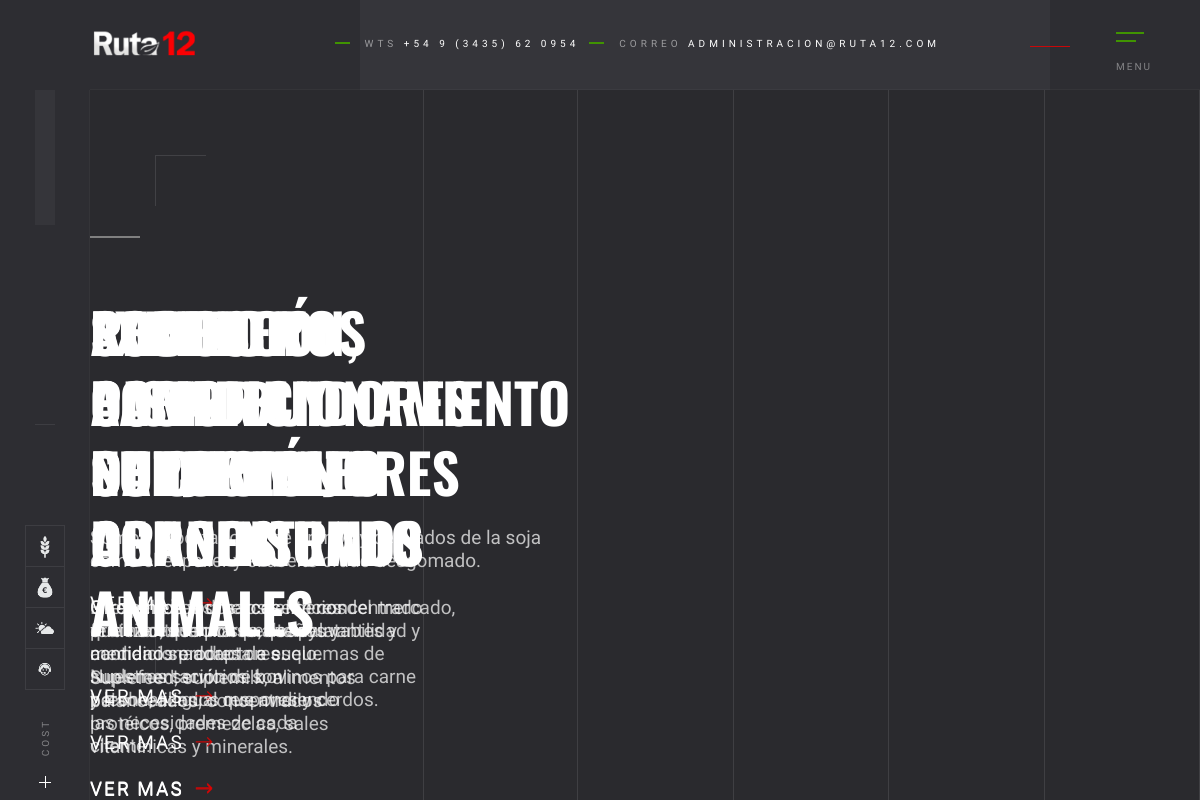
/theside/index.php, run on the app's committed database.
### tables this page shows
CREATE TABLE `sliders` (
  `id` int(11) NOT NULL,
  `title` varchar(300) NOT NULL,
  `introduction` varchar(1000) NOT NULL,
  `link` varchar(1000) NOT NULL,
  `file_path` varchar(300) NOT NULL,
  `subtitle` varchar(300) NOT NULL,
  `position` int(11) NOT NULL
);

### theside/php/repositories/SliderRepository.php (called while the page is built, shortened)
<?php
require_once __DIR__. "/../clases/Slider.php";
require_once __DIR__. "/../repositories/BaseRepository.php";
class SliderRepository extends BaseRepository{
    public function __construct() {
        $this->table = "sliders";
    }
    public function find($id) {
        $slider = $this->baseFind($id);
        $sliderObject = new Slider();
        $sliderObject->setId($slider['id']);
        $sliderObject->setPosition($slider['position']);
        $sliderObject->setTitle($slider['title']);
        $sliderObject->setSubTitle($slider['subtitle']);
        $sliderObject->setIntroduction($slider['introduction']);
        $sliderObject->setLink($slider['link']);
        $sliderObject->setFilePath($slider['file_path']);
        return $sliderObject;
    }
    public function ordenarArray($slidersObjects) {
        function ordSliders($sliderObject1 , $sliderObject2) {
            return ($sliderObject1->getPosition() < $sliderObject2->getPosition()) ? -1 : 1;
        }
        usort($slidersObjects , 'ordSliders');
        return $slidersObjects;
    }
}

### theside/php/repositories/BaseRepository.php (called while the page is built, shortened)
<?php
class BaseRepository {
    protected $table;
    public function findAll($order = NULL) {
        $mysql = new Mysql();
        $mysqli = $mysql->connect();
        if(empty($order))
        $sql = "SELECT id FROM $this->table";
        else $sql = "SELECT id FROM $this->table ORDER BY $order DESC";
        $stmt = $mysqli->prepare($sql);
        $stmt->execute();
        $result = $stmt->get_result();
        $resultObject = [];
        while($resultFetch = $result->fetch_assoc()) {
            $resultObject[] = $this->find($resultFetch['id']);
        }
        return $resultObject;
    }
    public function baseFind($id) {
        $mysql = new Mysql();
        $mysqli = $mysql->connect();
        $sql = "SELECT * FROM $this->table WHERE id = ?";
        $stmt = $mysqli->prepare($sql);
        $stmt->bind_param("i",$id);
        $stmt->execute();
        $result = $stmt->get_result();
        $resultFetch = $result->fetch_assoc();
        return $resultFetch;
    }
}

### theside/php/clases/Slider.php (called while the page is built, shortened)
<?php
class Slider {
    private $position;
    private $title;
    private $subtitle;
    private $link;
    private $filePath;
    public function setPosition($newPosition) {
        $this->position = $newPosition;
    }
    public function getPosition() {
        return $this->position;
    }
    public function setTitle($newTitle) {
        $this->title = $newTitle;
    }
    public function getTitle() {
        return $this->title;
    }
    public function setSubTitle($newSubTitle) {
        $this->subtitle = $newSubTitle;
    }
    public function getSubTitle() {
        return $this->subtitle;
    }
    public function setLink($newLink) {
        $this->link = $newLink;
    }
    public function getLink() {
        return $this->link;
    }
    public function setFilePath($filePath) {
        $this->filePath = $filePath;
    }
    public function getFilePath() {
        return $this->filePath;
    }
}

### theside/php/services/FileUploader.php (called while the page is built, shortened)
<?php
class FileUploader {
    public function isImage($path) {
        $mime = mime_content_type($path);
        return strstr($mime , 'image/');
    }
}

### theside/index.php (the view, shortened to what this page needs)
<?php
require_once __DIR__ . "/php/repositories/SliderRepository.php";
require_once __DIR__ . "/php/services/FileUploader.php";
$fileUploader = new FileUploader();
$sliderRepository = new SliderRepository();
$sliders = $sliderRepository->findAll();
$sliders = $sliderRepository->ordenarArray($sliders);
?>
<!DOCTYPE HTML>
<html lang="en">
    <head>
        <link type="text/css" rel="stylesheet" href="css/reset.css">
        <link type="text/css" rel="stylesheet" href="css/plugins.css">
        <link type="text/css" rel="stylesheet" href="css/style.css">
        <link type="text/css" rel="stylesheet" href="css/color.css">
        <link type="text/css" rel="stylesheet" href="css/personal.css">
    </head>
    <body>
        <div id="main">
            <header class="main-header">
                <a href="index.php" class="header-logo "><img src="images/logo.png" alt=""></a>
                <div class="nav-button-wrap">
                    <div class="nav-button">
                        <span  class="nos"></span>
                        <span class="ncs"></span>
                        <div class="menu-button-text">Menu</div>
                    </div>
                </div>
                <div class="header-contacts">
                    <ul>
                        <li><span> WTS </span> <a href="https://api.whatsapp.com/send?phone=5493435620954&text=Buenas, estoy necesitado asesoramiento">+54 9 (3435) 62 0954</a></li>
                        <li><span> CORREO </span> <a target="_blank" href="https://mail.google.com/mail/?view=cm&fs=1&to=administracion@ruta12.com">ADMINISTRACION@RUTA12.COM</a></li>
                    </ul>
                </div>
            </header>
            <div class="left-panel">
                <div class="horizonral-subtitle"><span><strong></strong></span></div>
                <div class="left-panel_social">
                <ul id="parent-list">
                    <li id="a"><img src="images/iconos/cereal-gris.png" class="iconoslateral" ></li>
                    <li id="b"><img src="images/iconos/moneda-gris.png" class="iconoslateral"></li>
                    <li id="c"><img src="images/iconos/clima-gris.png" class="iconoslateral"></li>
                    <li id="d"><img src="images/iconos/atencion-gris.png" class="iconoslateral"></li>
                    </ul>
                </div>
            </div>
            <div class="share-button">
                <span>COST</span>
            </div>
            <div id="wrapper">
                <div class="content-holder" data-pagetitle="Hernández - Entre Ríos">
                    <div class="content full-height hidden-item home-half-slider">
                            <?php
                                require_once __DIR__ . "/cotizacion_table.php";
                            ?>
                        <div class="hero-canvas-wrap">
                            <div class="dots gallery__dots" data-dots=""></div>
                        </div>
                        <div class="hero-slider-wrap fl-wrap full-height">
                            <div class="hero-slider fs-gallery-wrap fl-wrap full-height">
                                <div class="swiper-container">
                                    <div class="swiper-wrapper" >
                                        <?php
                                        foreach ($sliders as $slider) {
                                        ?>
                                        <div class="swiper-slide">
                                            <div class="half-hero-wrap">
                                                <h1 style="color: #FFFFFF"><?=$slider->getTitle();?></h1>
                                                <h4 style="font-size: 19px;"><?=$slider->getSubtitle();?></h4>
                                                <div class="clearfix"></div>
                                                <a href="<?=$slider->getLink();?>" class="half-hero-wrap_link buttom_link" style="font-size:19px">VER MAS<i class="fal fa-long-arrow-right"></i></a>
                                            </div>
                                        </div>
                                        <?php
                                        }
                                        ?>
                                    </div>
                                </div>
                            </div>
                        </div>
                        <div class="hero-slider-img hero-slider-wrap_halftwo">
                         <div class="sec-lines"></div>
                            <div class="swiper-container">
                                <div class="swiper-wrapper" >
                                    <?php
                                    foreach ($sliders as $slider) {
                                    ?>
                                    <div class="swiper-slide">
                                        <?php
                                        $path = $slider->getFilePath();
                                        if($fileUploader->isImage($path)){
                                        ?>
                                        <div class="bg"  data-bg="<?=$path;?>"></div>
                                        <div class="overlay"></div>
                                        <?php
                                        }
                                        else {
                                        ?>
                                        <video class="bg" autoplay loop muted style="width:100%; ">
                                        <source src="<?=$path;?>" autoplay>
                                        </video>
                                        <?php
                                        }
                                        ?>
                                    </div>
                                    <?php
                                    }
                                    ?>
                                </div>
                            </div>
                        </div>
                    </div>
                </div>
            </div>
        </div>
    </body>
</html>

### theside/cotizacion_table.php (shortened to what this page needs)
<link rel="stylesheet" href="css/personal.css">

### theside/css/color.css (style rules this page uses)
.color-bg , .nav-holder nav li a:before , .hero-slider_control:before , .nav-button span , .header-contacts li:before , .loader span:after , .hs_init .swiper-scrollbar-drag , .fc_button:hover , .footer_text:before , .share-icon:after , .share-button:before , .share-button:after , .accordion a.toggle span:before, .accordion a.toggle span:after , .grid-det_link:before , .hero-start-link:after , .hero-section .section-title h2:before, .team-social:before , .inline-facts-wrap h6:before , .piechart-holder h4:before , .split-sceen-content_title:before , .order-wrap_inner h3:before, .scroll-link:before , .inline-facts-wrap h6:before , .tc-pagination .swiper-pagination-bullet.swiper-pagination-bullet-active , .fixed-column-wrap_title h2:before , .pagination a.current-page , .serv-text:before , .hero-title .section-title h2:before , .folio-counter div.all-album:before , .inline-filter-panel .gallery-filters a.gallery-filter-active:after , .order-wrap a:hover , .round-counter div.all-album:before , .ajaxPageSwitchBacklink:before , .error-wrap form .search-submit , .fixed-filter-panel.fw-panel:after , .share-button span:before , .custom-skillbar { background:#409301; }
.lang-links a:hover , .gallery-filters a.gallery-filter-active , .fw_cb , .content-nav li a.ln i , .content-nav li a.rn i , .box-media-zoom , .subcribe-form .subscribe-button i , .pr-list li a , .pr-tags ul li a , .share-icon:hover , .close-share-btn i , .tabs-menu li.selectedLava a , .video-box-btn , .pr-view i , .fixed-column-top , .to-top-btn:hover , .subcribe-form .subscribe-button:hover , .flat-project_title_link:hover , .grid-det_link i , .grid-det_category a , .team-social li a , .text-carousel .swiper-slide-active .text-carousel-item:before , .text-carousel .swiper-slide-active .text-carousel-item:after , .column-wrap-media_btn:hover i , .leaflet-container a.leaflet-popup-close-button , .leaflet-touch .leaflet-bar a , .cont-det-wrap li a , .parallax-header span , .parallax-header a:hover , .serv-price-wrap span , .fet_pr-carousel-box-media-zoom , .section-title_category a:hover , .hero-start-link a:hover i , .ms_title-start i , .hero-title .section-title h2 span , .section-title_category span , #submit_btn:hover , .show-info:hover span , .half-hero-wrap_link i , .carousel-title-wrap h2 a i , .error-wrap .err-btn i , .pr-list.pr-list-color li { color:#409301; }
.nav-button-wrap:before, .color-barra, .lang-links:before, .progress-bar, .scroller,.color-mail, .hero-section .section-title h2:before, .ss-slider-pagination .swiper-pagination-bullet.swiper-pagination-bullet-active, .list-folio_nav:before , .list-folio_nav:after, .ss-slider-pagination-a .swiper-pagination-bullet.swiper-pagination-bullet-active, .ss-slider-pagination-b .swiper-pagination-bullet.swiper-pagination-bullet-active, .ss-slider-pagination-c .swiper-pagination-bullet.swiper-pagination-bullet-active { background: #e40202db; }
.swiper-counter div#total:before, .half-hero-wrap h1:before { background: grey; }
.share-button:before, .share-button:after { background: white; }

### theside/css/personal.css (style rules this page uses)
.buttom_link { font-size: 22px; }

### data on the page
sliders: title "ACOPIO Y ACONDICIONAMIENTO DE CEREALES", subtitle "Somos exportadores de granos y derivados de la soja como el expeller y el aceite crudo desgomado."
sliders: title "RECEPCIÓN, COMPRA Y CANJE DE GRANOS", subtitle "Ofrecemos todos los servicios que necesitan los pequeños y medianos productores. Nuestros servicios son personalizados respondiendo las necesidades de cada cliente."
sliders: title "SOMOS DISTRIBUIDORES DE LOS MEJORES AGROINSUMOS", subtitle "Ofrecemos las marcas líderes del mercado, fertilizantes foliares, coadyuvantes y acondicionadores de suelo."
sliders: title "PRODUCTOS PARA NUTRICIÓN DE ANIMALES", subtitle "Suplefeed, suplemilk, alimentos balanceados, concentrados protéicos, premezclas, sales vitamínicas y minerales."
sliders: title "EXPELLER COMO SUPLEMENTO CONCENTRADO", subtitle "El expeller es un excelente concentrado proteico, que por su alta palatabilidad y cantidad se adapta a esquemas de suplementación de bovinos para carne y leche, al igual que aves y cerdos."
